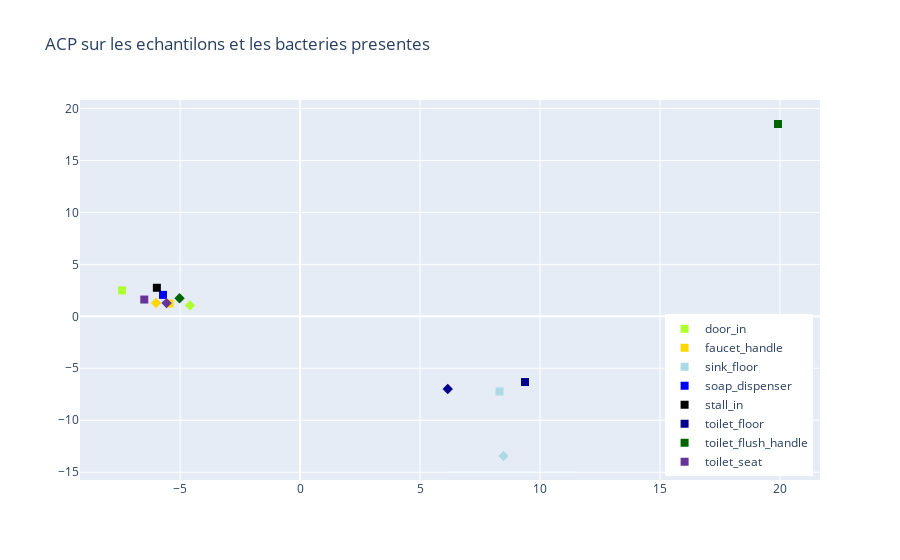

The code cell stored with this chart in its notebook:
### Code cell
# ACP des differentes echantillons 
import plotly.graph_objects as go
import matplotlib
from plotly.validators.scatter.marker import SymbolValidator

matrice=df.groupby(by="genre").sum()
samples = list(matrice.columns.values)


#normalisation de la matrice transposé regrouper par embranchement 
matriceT = matrice.transpose()
matriceTN = StandardScaler().fit_transform(matriceT)

#Calcul de l'ACP avec sklearn en conservant 2 var
pca = PCA(n_components=2)
principalComponents = pca.fit_transform(matriceTN)
principalDf = pd.DataFrame(data = principalComponents
             , columns = ['principal component 1', 'principal component 2'])

#Aout de differentes colonnes
principalDf['echantillon']=samples

type_ech = list(map(lambda x:x[-1], samples) )
principalDf['type']= type_ech

group_ech= list(map(lambda x:x[:-2], samples))
principalDf['groupe']= group_ech


color = {'door_in': 'greenyellow',
         'faucet_handle': 'gold',
         'sink_floor': 'lightblue',
         'soap_dispenser': 'blue',
         'stall_in': 'black',
         'toilet_floor': 'darkblue',
         'toilet_flush_handle': 'darkgreen',
         'toilet_seat': 'rebeccapurple'}

print( principalDf)
fig = go.Figure()
for g in principalDf['groupe'].unique():
    dfp = principalDf[principalDf['groupe']==g]
    fig.add_traces(go.Scatter(x=dfp['principal component 1'], 
                              y=dfp['principal component 2'], 
                              mode='markers',
                              marker_symbol=principalDf['type'],
                              name=g,
                              text=dfp['echantillon'],
                              marker_size=8,
                              marker = dict(color=color[g])
                             ))

fig.update_layout(title="ACP sur les echantilons et les bacteries presentes" )

fig.update_layout(legend=dict(
    yanchor="bottom",
    y=0.01,
    xanchor="right",
    x=0.99,
))

fig.show()

### Figure 1 — Plotly figure (JSON) as saved in the notebook; plotly's stock layout.template omitted (floating-point values rounded to 4 significant figures)
{"data": [{"marker": {"color": "greenyellow", "size": 8, "symbol": ["1", "2", "1", "2", "1", "2", "1", "1", "1", "2", "1", "2", "1", "2"]}, "mode": "markers", "name": "door_in", "text": ["door_in_1", "door_in_2"], "type": "scatter", "x": [-7.424, -4.59], "y": [2.491, 1.049]}, {"marker": {"color": "gold", "size": 8, "symbol": ["1", "2", "1", "2", "1", "2", "1", "1", "1", "2", "1", "2", "1", "2"]}, "mode": "markers", "name": "faucet_handle", "text": ["faucet_handle_1", "faucet_handle_2"], "type": "scatter", "x": [-5.447, -6.007], "y": [1.231, 1.28]}, {"marker": {"color": "lightblue", "size": 8, "symbol": ["1", "2", "1", "2", "1", "2", "1", "1", "1", "2", "1", "2", "1", "2"]}, "mode": "markers", "name": "sink_floor", "text": ["sink_floor_1", "sink_floor_2"], "type": "scatter", "x": [8.31, 8.482], "y": [-7.227, -13.44]}, {"marker": {"color": "blue", "size": 8, "symbol": ["1", "2", "1", "2", "1", "2", "1", "1", "1", "2", "1", "2", "1", "2"]}, "mode": "markers", "name": "soap_dispenser", "text": ["soap_dispenser_1"], "type": "scatter", "x": [-5.714], "y": [2.063]}, {"marker": {"color": "black", "size": 8, "symbol": ["1", "2", "1", "2", "1", "2", "1", "1", "1", "2", "1", "2", "1", "2"]}, "mode": "markers", "name": "stall_in", "text": ["stall_in_1"], "type": "scatter", "x": [-5.971], "y": [2.747]}, {"marker": {"color": "darkblue", "size": 8, "symbol": ["1", "2", "1", "2", "1", "2", "1", "1", "1", "2", "1", "2", "1", "2"]}, "mode": "markers", "name": "toilet_floor", "text": ["toilet_floor_1", "toilet_floor_2"], "type": "scatter", "x": [9.375, 6.154], "y": [-6.324, -7.0]}, {"marker": {"color": "darkgreen", "size": 8, "symbol": ["1", "2", "1", "2", "1", "2", "1", "1", "1", "2", "1", "2", "1", "2"]}, "mode": "markers", "name": "toilet_flush_handle", "text": ["toilet_flush_handle_1", "toilet_flush_handle_2"], "type": "scatter", "x": [19.92, -5.025], "y": [18.51, 1.736]}, {"marker": {"color": "rebeccapurple", "size": 8, "symbol": ["1", "2", "1", "2", "1", "2", "1", "1", "1", "2", "1", "2", "1", "2"]}, "mode": "markers", "name": "toilet_seat", "text": ["toilet_seat_1", "toilet_seat_2"], "type": "scatter", "x": [-6.496, -5.568], "y": [1.616, 1.273]}], "layout": {"legend": {"x": 0.99, "xanchor": "right", "y": 0.01, "yanchor": "bottom"}, "title": {"text": "ACP sur les echantilons et les bacteries presentes"}}}
